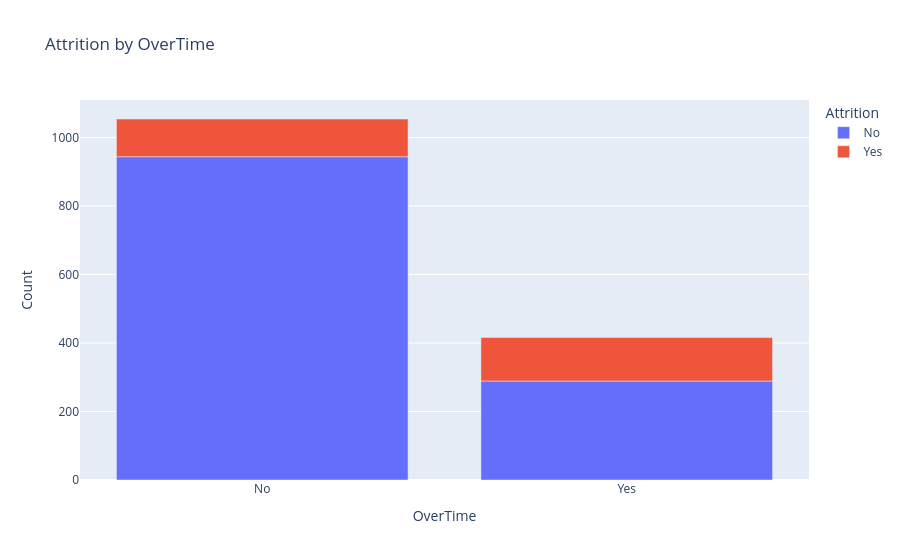

This figure's notebook cell:
### Code cell
#Attrition by OverTime
ot = df.groupby(['OverTime','Attrition']).size().reset_index(name='Count')

fig = px.bar(ot, x='OverTime', y='Count',
             color='Attrition',
             title='Attrition by OverTime')

fig.show()

### Figure 1 — Plotly figure (JSON) as saved in the notebook; plotly's stock layout.template omitted (floating-point values rounded to 4 significant figures)
{"data": [{"hovertemplate": "Attrition=No<br>OverTime=%{x}<br>Count=%{y}<extra></extra>", "legendgroup": "No", "marker": {"color": "#636efa", "pattern": {"shape": ""}}, "name": "No", "orientation": "v", "showlegend": true, "textposition": "auto", "type": "bar", "x": ["No", "Yes"], "xaxis": "x", "y": [944, 289], "yaxis": "y"}, {"hovertemplate": "Attrition=Yes<br>OverTime=%{x}<br>Count=%{y}<extra></extra>", "legendgroup": "Yes", "marker": {"color": "#EF553B", "pattern": {"shape": ""}}, "name": "Yes", "orientation": "v", "showlegend": true, "textposition": "auto", "type": "bar", "x": ["No", "Yes"], "xaxis": "x", "y": [110, 127], "yaxis": "y"}], "layout": {"barmode": "relative", "legend": {"title": {"text": "Attrition"}, "tracegroupgap": 0}, "title": {"text": "Attrition by OverTime"}, "xaxis": {"anchor": "y", "domain": [0, 1], "title": {"text": "OverTime"}}, "yaxis": {"anchor": "x", "domain": [0, 1], "title": {"text": "Count"}}}}
